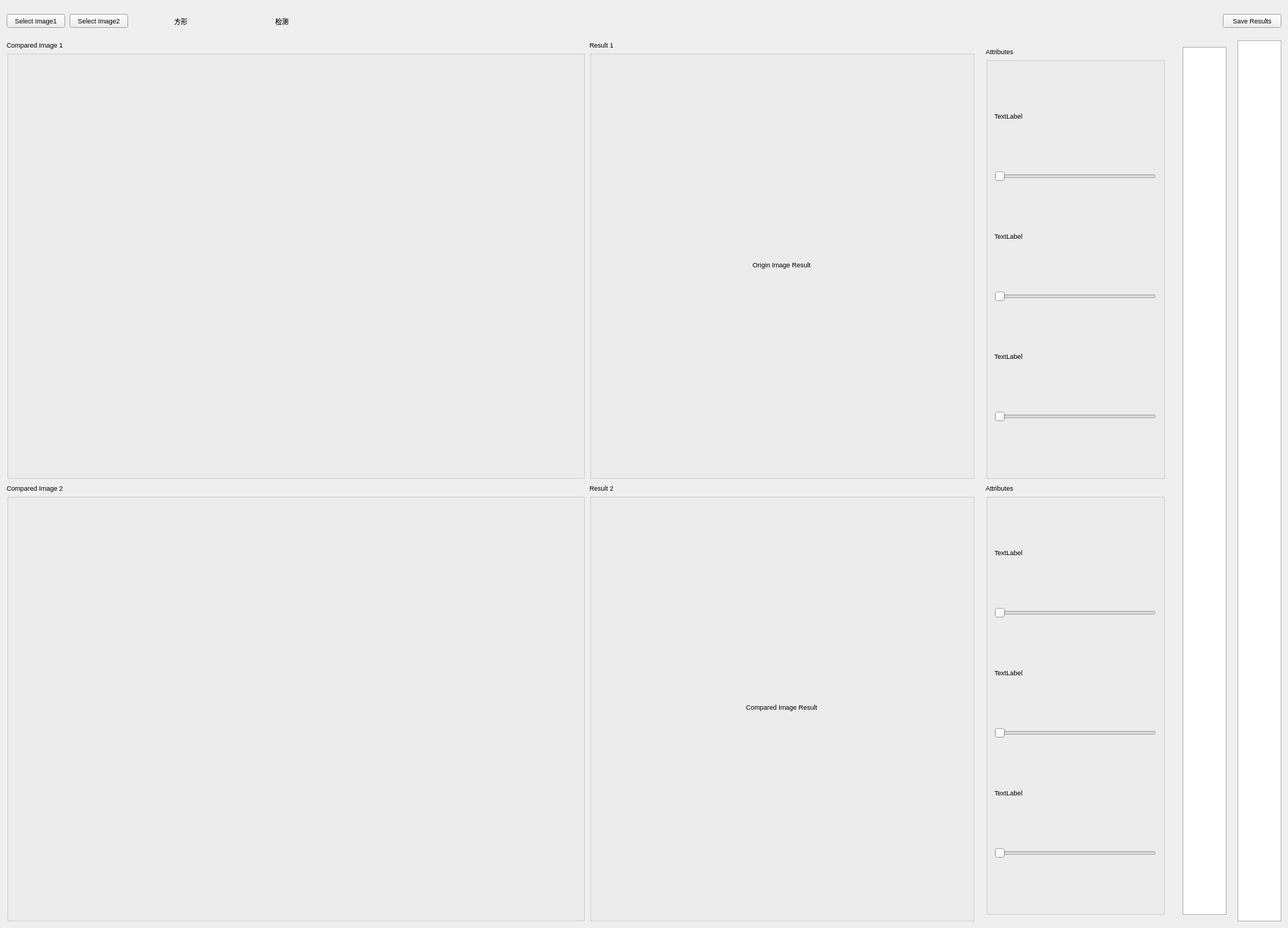
<?xml version="1.0" encoding="UTF-8"?>
<ui version="4.0">
 <class>MainWindow</class>
 <widget class="QMainWindow" name="MainWindow">
  <property name="geometry">
   <rect>
    <x>0</x>
    <y>0</y>
    <width>1759</width>
    <height>1267</height>
   </rect>
  </property>
  <property name="windowTitle">
   <string>魔棒效果demo</string>
  </property>
  <widget class="QWidget" name="centralwidget">
   <layout class="QVBoxLayout" name="verticalLayout_4">
    <item>
     <layout class="QHBoxLayout" name="horizontalLayout">
      <property name="sizeConstraint">
       <enum>QLayout::SetFixedSize</enum>
      </property>
      <property name="rightMargin">
       <number>0</number>
      </property>
      <item>
       <widget class="QPushButton" name="selectBtn1">
        <property name="sizePolicy">
         <sizepolicy hsizetype="Fixed" vsizetype="Fixed">
          <horstretch>0</horstretch>
          <verstretch>0</verstretch>
         </sizepolicy>
        </property>
        <property name="font">
         <font>
          <pointsize>7</pointsize>
         </font>
        </property>
        <property name="text">
         <string>Select Image1</string>
        </property>
       </widget>
      </item>
      <item>
       <widget class="QPushButton" name="selectBtn2">
        <property name="sizePolicy">
         <sizepolicy hsizetype="Fixed" vsizetype="Fixed">
          <horstretch>0</horstretch>
          <verstretch>0</verstretch>
         </sizepolicy>
        </property>
        <property name="font">
         <font>
          <pointsize>7</pointsize>
         </font>
        </property>
        <property name="text">
         <string>Select Image2</string>
        </property>
       </widget>
      </item>
      <item>
       <widget class="QToolButton" name="moveBtn">
        <property name="sizePolicy">
         <sizepolicy hsizetype="Fixed" vsizetype="Fixed">
          <horstretch>0</horstretch>
          <verstretch>0</verstretch>
         </sizepolicy>
        </property>
        <property name="minimumSize">
         <size>
          <width>40</width>
          <height>40</height>
         </size>
        </property>
        <property name="font">
         <font>
          <pointsize>7</pointsize>
         </font>
        </property>
        <property name="contextMenuPolicy">
         <enum>Qt::NoContextMenu</enum>
        </property>
        <property name="text">
         <string/>
        </property>
        <property name="icon">
         <iconset>
          <normaloff>../icon/move.png</normaloff>../icon/move.png</iconset>
        </property>
        <property name="iconSize">
         <size>
          <width>20</width>
          <height>20</height>
         </size>
        </property>
        <property name="checkable">
         <bool>true</bool>
        </property>
        <property name="autoRaise">
         <bool>true</bool>
        </property>
       </widget>
      </item>
      <item>
       <widget class="QToolButton" name="floodFillBtn">
        <property name="sizePolicy">
         <sizepolicy hsizetype="Fixed" vsizetype="Fixed">
          <horstretch>0</horstretch>
          <verstretch>0</verstretch>
         </sizepolicy>
        </property>
        <property name="minimumSize">
         <size>
          <width>40</width>
          <height>40</height>
         </size>
        </property>
        <property name="font">
         <font>
          <pointsize>7</pointsize>
         </font>
        </property>
        <property name="contextMenuPolicy">
         <enum>Qt::NoContextMenu</enum>
        </property>
        <property name="text">
         <string>方形</string>
        </property>
        <property name="icon">
         <iconset>
          <normaloff>../icon/magic_wand.png</normaloff>../icon/magic_wand.png</iconset>
        </property>
        <property name="iconSize">
         <size>
          <width>20</width>
          <height>20</height>
         </size>
        </property>
        <property name="checkable">
         <bool>true</bool>
        </property>
        <property name="autoRaise">
         <bool>true</bool>
        </property>
       </widget>
      </item>
      <item>
       <widget class="QToolButton" name="squareCutBtn">
        <property name="sizePolicy">
         <sizepolicy hsizetype="Fixed" vsizetype="Fixed">
          <horstretch>0</horstretch>
          <verstretch>0</verstretch>
         </sizepolicy>
        </property>
        <property name="minimumSize">
         <size>
          <width>40</width>
          <height>40</height>
         </size>
        </property>
        <property name="font">
         <font>
          <pointsize>7</pointsize>
         </font>
        </property>
        <property name="contextMenuPolicy">
         <enum>Qt::NoContextMenu</enum>
        </property>
        <property name="text">
         <string/>
        </property>
        <property name="icon">
         <iconset>
          <normaloff>../icon/square.png</normaloff>../icon/square.png</iconset>
        </property>
        <property name="iconSize">
         <size>
          <width>20</width>
          <height>20</height>
         </size>
        </property>
        <property name="checkable">
         <bool>true</bool>
        </property>
        <property name="autoRaise">
         <bool>true</bool>
        </property>
       </widget>
      </item>
      <item>
       <widget class="QToolButton" name="freeCutBtn">
        <property name="sizePolicy">
         <sizepolicy hsizetype="Fixed" vsizetype="Fixed">
          <horstretch>0</horstretch>
          <verstretch>0</verstretch>
         </sizepolicy>
        </property>
        <property name="minimumSize">
         <size>
          <width>40</width>
          <height>40</height>
         </size>
        </property>
        <property name="font">
         <font>
          <pointsize>7</pointsize>
         </font>
        </property>
        <property name="text">
         <string/>
        </property>
        <property name="icon">
         <iconset>
          <normaloff>../icon/free_select.png</normaloff>../icon/free_select.png</iconset>
        </property>
        <property name="iconSize">
         <size>
          <width>20</width>
          <height>20</height>
         </size>
        </property>
        <property name="checkable">
         <bool>true</bool>
        </property>
        <property name="autoRaise">
         <bool>true</bool>
        </property>
       </widget>
      </item>
      <item>
       <widget class="QToolButton" name="sensorBtn">
        <property name="sizePolicy">
         <sizepolicy hsizetype="Fixed" vsizetype="Fixed">
          <horstretch>0</horstretch>
          <verstretch>0</verstretch>
         </sizepolicy>
        </property>
        <property name="minimumSize">
         <size>
          <width>40</width>
          <height>40</height>
         </size>
        </property>
        <property name="font">
         <font>
          <pointsize>7</pointsize>
         </font>
        </property>
        <property name="text">
         <string>检测</string>
        </property>
        <property name="icon">
         <iconset>
          <normaloff>../icon/sensor.png</normaloff>../icon/sensor.png</iconset>
        </property>
        <property name="iconSize">
         <size>
          <width>20</width>
          <height>20</height>
         </size>
        </property>
        <property name="checkable">
         <bool>true</bool>
        </property>
        <property name="autoRaise">
         <bool>true</bool>
        </property>
       </widget>
      </item>
      <item>
       <spacer name="horizontalSpacer">
        <property name="font">
         <font>
          <pointsize>7</pointsize>
         </font>
        </property>
        <property name="orientation">
         <enum>Qt::Horizontal</enum>
        </property>
        <property name="sizeHint" stdset="0">
         <size>
          <width>40</width>
          <height>20</height>
         </size>
        </property>
       </spacer>
      </item>
      <item>
       <widget class="QPushButton" name="saveBtn">
        <property name="sizePolicy">
         <sizepolicy hsizetype="Fixed" vsizetype="Fixed">
          <horstretch>0</horstretch>
          <verstretch>0</verstretch>
         </sizepolicy>
        </property>
        <property name="font">
         <font>
          <pointsize>7</pointsize>
         </font>
        </property>
        <property name="text">
         <string>Save Results</string>
        </property>
       </widget>
      </item>
     </layout>
    </item>
    <item>
     <layout class="QHBoxLayout" name="horizontalLayout_4" stretch="3,2,1,0,0">
      <item>
       <layout class="QVBoxLayout" name="verticalLayout_6">
        <property name="spacing">
         <number>6</number>
        </property>
        <item>
         <widget class="QGroupBox" name="image1GroupBox">
          <property name="sizePolicy">
           <sizepolicy hsizetype="MinimumExpanding" vsizetype="Expanding">
            <horstretch>0</horstretch>
            <verstretch>0</verstretch>
           </sizepolicy>
          </property>
          <property name="font">
           <font>
            <pointsize>7</pointsize>
           </font>
          </property>
          <property name="title">
           <string>Compared Image 1</string>
          </property>
          <property name="checkable">
           <bool>false</bool>
          </property>
          <layout class="QHBoxLayout" name="horizontalLayout_5"/>
         </widget>
        </item>
        <item>
         <widget class="QGroupBox" name="image2GroupBox">
          <property name="sizePolicy">
           <sizepolicy hsizetype="MinimumExpanding" vsizetype="Expanding">
            <horstretch>0</horstretch>
            <verstretch>0</verstretch>
           </sizepolicy>
          </property>
          <property name="font">
           <font>
            <pointsize>7</pointsize>
           </font>
          </property>
          <property name="title">
           <string>Compared Image 2</string>
          </property>
          <layout class="QHBoxLayout" name="horizontalLayout_6"/>
         </widget>
        </item>
       </layout>
      </item>
      <item>
       <layout class="QVBoxLayout" name="verticalLayout_3">
        <item>
         <widget class="QGroupBox" name="result1GroupBox">
          <property name="font">
           <font>
            <pointsize>7</pointsize>
           </font>
          </property>
          <property name="title">
           <string>Result 1</string>
          </property>
          <layout class="QHBoxLayout" name="horizontalLayout_2">
           <item>
            <widget class="QLabel" name="resultImage1">
             <property name="sizePolicy">
              <sizepolicy hsizetype="MinimumExpanding" vsizetype="Preferred">
               <horstretch>0</horstretch>
               <verstretch>0</verstretch>
              </sizepolicy>
             </property>
             <property name="maximumSize">
              <size>
               <width>471</width>
               <height>539</height>
              </size>
             </property>
             <property name="font">
              <font>
               <pointsize>7</pointsize>
              </font>
             </property>
             <property name="text">
              <string>Origin Image Result</string>
             </property>
             <property name="scaledContents">
              <bool>false</bool>
             </property>
             <property name="alignment">
              <set>Qt::AlignCenter</set>
             </property>
            </widget>
           </item>
          </layout>
         </widget>
        </item>
        <item>
         <widget class="QGroupBox" name="result2GroupBox">
          <property name="font">
           <font>
            <pointsize>7</pointsize>
           </font>
          </property>
          <property name="title">
           <string>Result 2</string>
          </property>
          <layout class="QHBoxLayout" name="horizontalLayout_3">
           <item>
            <widget class="QLabel" name="resultImage2">
             <property name="maximumSize">
              <size>
               <width>471</width>
               <height>539</height>
              </size>
             </property>
             <property name="font">
              <font>
               <pointsize>7</pointsize>
              </font>
             </property>
             <property name="text">
              <string>Compared Image Result</string>
             </property>
             <property name="scaledContents">
              <bool>false</bool>
             </property>
             <property name="alignment">
              <set>Qt::AlignCenter</set>
             </property>
            </widget>
           </item>
          </layout>
         </widget>
        </item>
       </layout>
      </item>
      <item>
       <widget class="QStackedWidget" name="terAttrStack">
        <widget class="QWidget" name="terPage1" native="true">
         <layout class="QVBoxLayout" name="verticalLayout">
          <item>
           <widget class="QGroupBox" name="groupBox_6">
            <property name="sizePolicy">
             <sizepolicy hsizetype="Preferred" vsizetype="Expanding">
              <horstretch>0</horstretch>
              <verstretch>0</verstretch>
             </sizepolicy>
            </property>
            <property name="font">
             <font>
              <pointsize>7</pointsize>
             </font>
            </property>
            <property name="title">
             <string>Attributes</string>
            </property>
            <property name="alignment">
             <set>Qt::AlignLeading|Qt::AlignLeft|Qt::AlignTop</set>
            </property>
            <property name="flat">
             <bool>false</bool>
            </property>
            <layout class="QVBoxLayout" name="verticalLayout_5">
             <property name="sizeConstraint">
              <enum>QLayout::SetNoConstraint</enum>
             </property>
             <item>
              <widget class="QLabel" name="label_4">
               <property name="sizePolicy">
                <sizepolicy hsizetype="Preferred" vsizetype="Fixed">
                 <horstretch>0</horstretch>
                 <verstretch>0</verstretch>
                </sizepolicy>
               </property>
               <property name="font">
                <font>
                 <pointsize>7</pointsize>
                </font>
               </property>
               <property name="text">
                <string>TextLabel</string>
               </property>
               <property name="alignment">
                <set>Qt::AlignLeading|Qt::AlignLeft|Qt::AlignVCenter</set>
               </property>
              </widget>
             </item>
             <item>
              <widget class="QSlider" name="horizontalSlider_4">
               <property name="font">
                <font>
                 <pointsize>7</pointsize>
                </font>
               </property>
               <property name="orientation">
                <enum>Qt::Horizontal</enum>
               </property>
              </widget>
             </item>
             <item>
              <widget class="QLabel" name="label_5">
               <property name="sizePolicy">
                <sizepolicy hsizetype="Preferred" vsizetype="Fixed">
                 <horstretch>0</horstretch>
                 <verstretch>0</verstretch>
                </sizepolicy>
               </property>
               <property name="font">
                <font>
                 <pointsize>7</pointsize>
                </font>
               </property>
               <property name="text">
                <string>TextLabel</string>
               </property>
               <property name="alignment">
                <set>Qt::AlignLeading|Qt::AlignLeft|Qt::AlignVCenter</set>
               </property>
              </widget>
             </item>
             <item>
              <widget class="QSlider" name="horizontalSlider_5">
               <property name="font">
                <font>
                 <pointsize>7</pointsize>
                </font>
               </property>
               <property name="orientation">
                <enum>Qt::Horizontal</enum>
               </property>
              </widget>
             </item>
             <item>
              <widget class="QLabel" name="label_6">
               <property name="sizePolicy">
                <sizepolicy hsizetype="Preferred" vsizetype="Fixed">
                 <horstretch>0</horstretch>
                 <verstretch>0</verstretch>
                </sizepolicy>
               </property>
               <property name="font">
                <font>
                 <pointsize>7</pointsize>
                </font>
               </property>
               <property name="text">
                <string>TextLabel</string>
               </property>
               <property name="alignment">
                <set>Qt::AlignLeading|Qt::AlignLeft|Qt::AlignVCenter</set>
               </property>
              </widget>
             </item>
             <item>
              <widget class="QSlider" name="horizontalSlider_6">
               <property name="font">
                <font>
                 <pointsize>7</pointsize>
                </font>
               </property>
               <property name="orientation">
                <enum>Qt::Horizontal</enum>
               </property>
              </widget>
             </item>
            </layout>
           </widget>
          </item>
          <item>
           <widget class="QGroupBox" name="groupBox_5">
            <property name="sizePolicy">
             <sizepolicy hsizetype="Preferred" vsizetype="Expanding">
              <horstretch>0</horstretch>
              <verstretch>0</verstretch>
             </sizepolicy>
            </property>
            <property name="font">
             <font>
              <pointsize>7</pointsize>
             </font>
            </property>
            <property name="title">
             <string>Attributes</string>
            </property>
            <property name="alignment">
             <set>Qt::AlignLeading|Qt::AlignLeft|Qt::AlignTop</set>
            </property>
            <property name="flat">
             <bool>false</bool>
            </property>
            <layout class="QVBoxLayout" name="verticalLayout_2">
             <property name="sizeConstraint">
              <enum>QLayout::SetNoConstraint</enum>
             </property>
             <item>
              <widget class="QLabel" name="label">
               <property name="sizePolicy">
                <sizepolicy hsizetype="Preferred" vsizetype="Fixed">
                 <horstretch>0</horstretch>
                 <verstretch>0</verstretch>
                </sizepolicy>
               </property>
               <property name="font">
                <font>
                 <pointsize>7</pointsize>
                </font>
               </property>
               <property name="text">
                <string>TextLabel</string>
               </property>
               <property name="alignment">
                <set>Qt::AlignLeading|Qt::AlignLeft|Qt::AlignVCenter</set>
               </property>
              </widget>
             </item>
             <item>
              <widget class="QSlider" name="horizontalSlider">
               <property name="font">
                <font>
                 <pointsize>7</pointsize>
                </font>
               </property>
               <property name="orientation">
                <enum>Qt::Horizontal</enum>
               </property>
              </widget>
             </item>
             <item>
              <widget class="QLabel" name="label_2">
               <property name="sizePolicy">
                <sizepolicy hsizetype="Preferred" vsizetype="Fixed">
                 <horstretch>0</horstretch>
                 <verstretch>0</verstretch>
                </sizepolicy>
               </property>
               <property name="font">
                <font>
                 <pointsize>7</pointsize>
                </font>
               </property>
               <property name="text">
                <string>TextLabel</string>
               </property>
               <property name="alignment">
                <set>Qt::AlignLeading|Qt::AlignLeft|Qt::AlignVCenter</set>
               </property>
              </widget>
             </item>
             <item>
              <widget class="QSlider" name="horizontalSlider_2">
               <property name="font">
                <font>
                 <pointsize>7</pointsize>
                </font>
               </property>
               <property name="orientation">
                <enum>Qt::Horizontal</enum>
               </property>
              </widget>
             </item>
             <item>
              <widget class="QLabel" name="label_3">
               <property name="sizePolicy">
                <sizepolicy hsizetype="Preferred" vsizetype="Fixed">
                 <horstretch>0</horstretch>
                 <verstretch>0</verstretch>
                </sizepolicy>
               </property>
               <property name="font">
                <font>
                 <pointsize>7</pointsize>
                </font>
               </property>
               <property name="text">
                <string>TextLabel</string>
               </property>
               <property name="alignment">
                <set>Qt::AlignLeading|Qt::AlignLeft|Qt::AlignVCenter</set>
               </property>
              </widget>
             </item>
             <item>
              <widget class="QSlider" name="horizontalSlider_3">
               <property name="font">
                <font>
                 <pointsize>7</pointsize>
                </font>
               </property>
               <property name="orientation">
                <enum>Qt::Horizontal</enum>
               </property>
              </widget>
             </item>
            </layout>
           </widget>
          </item>
         </layout>
        </widget>
       </widget>
      </item>
      <item>
       <widget class="QStackedWidget" name="secTabStack">
        <property name="minimumSize">
         <size>
          <width>60</width>
          <height>0</height>
         </size>
        </property>
        <property name="maximumSize">
         <size>
          <width>120</width>
          <height>16777215</height>
         </size>
        </property>
        <widget class="QWidget" name="secPage1" native="true">
         <layout class="QVBoxLayout" name="verticalLayout_7">
          <item>
           <widget class="QListView" name="listView">
            <property name="sizePolicy">
             <sizepolicy hsizetype="Fixed" vsizetype="Expanding">
              <horstretch>0</horstretch>
              <verstretch>0</verstretch>
             </sizepolicy>
            </property>
            <property name="maximumSize">
             <size>
              <width>60</width>
              <height>16777215</height>
             </size>
            </property>
           </widget>
          </item>
         </layout>
        </widget>
       </widget>
      </item>
      <item>
       <widget class="QListWidget" name="primaryTabBar">
        <property name="sizePolicy">
         <sizepolicy hsizetype="Fixed" vsizetype="Expanding">
          <horstretch>0</horstretch>
          <verstretch>0</verstretch>
         </sizepolicy>
        </property>
        <property name="maximumSize">
         <size>
          <width>60</width>
          <height>16777215</height>
         </size>
        </property>
       </widget>
      </item>
     </layout>
    </item>
   </layout>
  </widget>
 </widget>
 <resources/>
 <connections/>
</ui>
